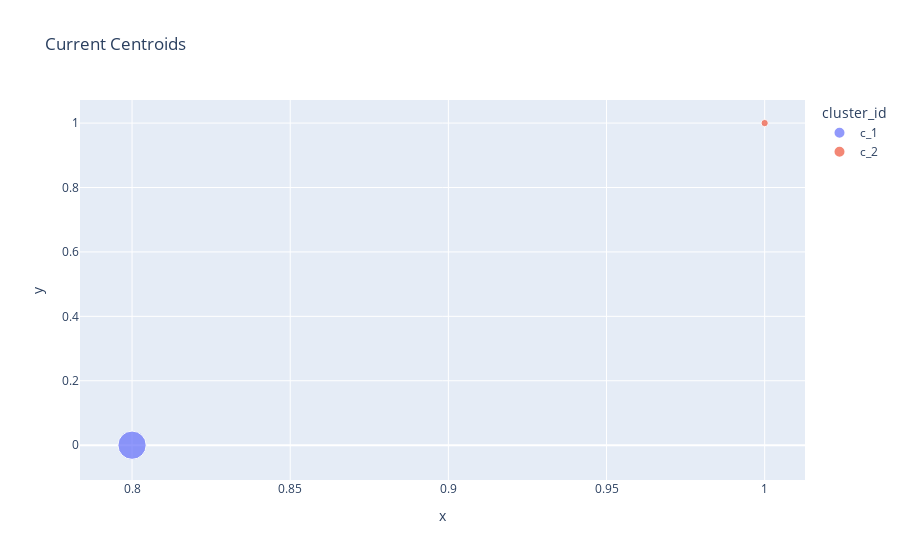

The code cell stored with this chart in its notebook:
### Code cell
plot_model(stkm)

### Figure 1 — Plotly figure (JSON) as saved in the notebook; plotly's stock layout.template omitted (floating-point values rounded to 4 significant figures)
{"data": [{"hovertemplate": "cluster_id=c_1<br>x=%{x}<br>y=%{y}<br>weight=%{marker.size}<extra></extra>", "legendgroup": "c_1", "marker": {"color": "#636efa", "size": [1.875], "sizemode": "area", "sizeref": 0.004687, "symbol": "circle"}, "mode": "markers", "name": "c_1", "orientation": "v", "showlegend": true, "type": "scatter", "x": [0.8], "xaxis": "x", "y": [0], "yaxis": "y"}, {"hovertemplate": "cluster_id=c_2<br>x=%{x}<br>y=%{y}<br>weight=%{marker.size}<extra></extra>", "legendgroup": "c_2", "marker": {"color": "#EF553B", "size": [0.125], "sizemode": "area", "sizeref": 0.004687, "symbol": "circle"}, "mode": "markers", "name": "c_2", "orientation": "v", "showlegend": true, "type": "scatter", "x": [1], "xaxis": "x", "y": [1], "yaxis": "y"}], "layout": {"legend": {"itemsizing": "constant", "title": {"text": "cluster_id"}, "tracegroupgap": 0}, "title": {"text": "Current Centroids"}, "xaxis": {"anchor": "y", "domain": [0, 1], "title": {"text": "x"}}, "yaxis": {"anchor": "x", "domain": [0, 1], "title": {"text": "y"}}}}
